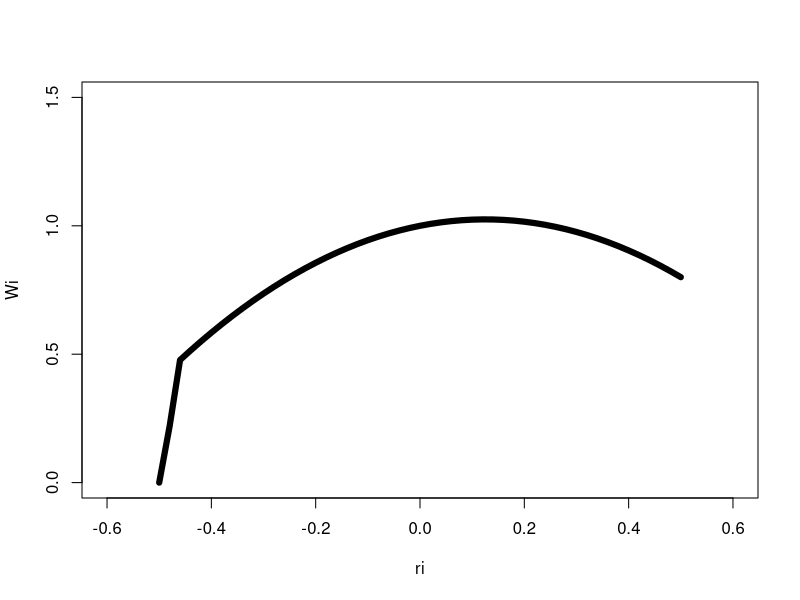
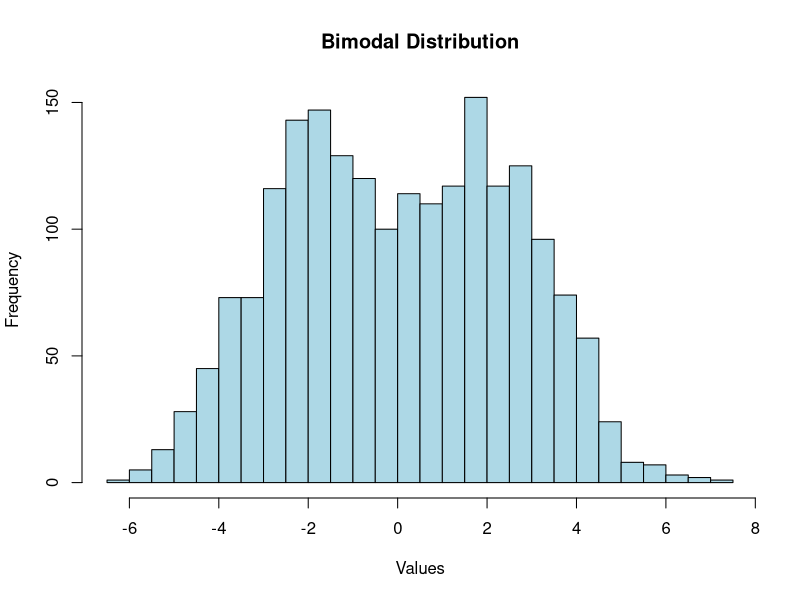
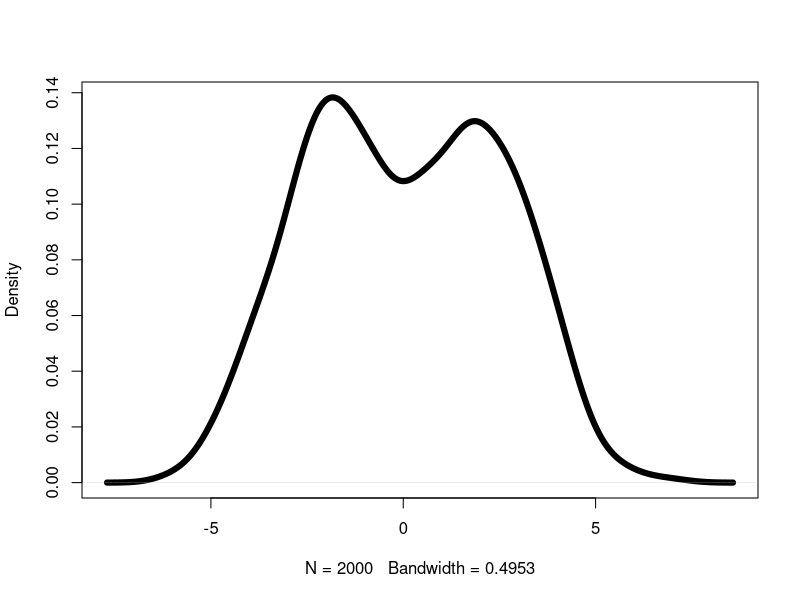

Reproduce these figures in R, in order.
library(ggplot2)
library(cowplot)

##############fit a sigmoid function to drop quickly at the 99% of the tail
##############fit a sigmoid function to drop quickly at the 99% of the tail
##############fit a sigmoid function to drop quickly at the 99% of the tail
# Sigmoid function for the drop at the 99% tail
sigmoid <- function(x, midpoint, slope) {
  y <- 1 / (1 + exp(-slope * (x - midpoint)))
  return(y)
}

# Quadratic function
quadratic_function <- function(x) {
  return(-8/5 * x^2 + 2/5 * x + 1)
}

# Generate Ri values
Ri <- seq(-0.5, 0.5, by = 0.02)

# Calculate function values for the quadratic part
weight_function <- function(Ri){
  W_quadratic <- quadratic_function(Ri)
  # Define sigmoid parameters for the drop at the beginning
  midpoint_drop <- -0.48  # Adjust as needed
  slope_drop <- -1000     # Adjust as needed for a drop at the beginning
  # Apply sigmoid drop at the beginning
  sigmoid_drop <- sigmoid(Ri, midpoint_drop, slope_drop)
  W_with_drop <- W_quadratic * (1 - sigmoid_drop)
  return(list(W_with_drop=W_with_drop, W_quadratic=W_quadratic))
}

W <- weight_function(Ri)

#####Weight function in the figure
plot(Ri, W$W_with_drop, type = "l", col = "black", lwd = 6, xlab = "ri", ylab = "Wi",
     main = " ", ylim=c(0,1.5), xlim=c(-0.6,0.6))

##5X5 inches

######Bimodal distribution#########
######Bimodal distribution#########
######Bimodal distribution#########
set.seed(123)  # for reproducibility
data <- c(rnorm(1000, mean = -2, sd = 1.5), rnorm(1000, mean = 2, sd = 1.5))
data1 <- rnorm(1000, mean = -2, sd = 1.5)
data2 <- rnorm(1000, mean = 2, sd = 1.5)
# Create a histogram for the bimodal distribution
hist(data, breaks = 30, col = "lightblue", main = "Bimodal Distribution", xlab = "Values", ylab = "Frequency")
# Estimate kernel density
density_est <- density(data)


# Plot the kernel density
plot(density_est, main = " ", col = "black", lwd = 6)

